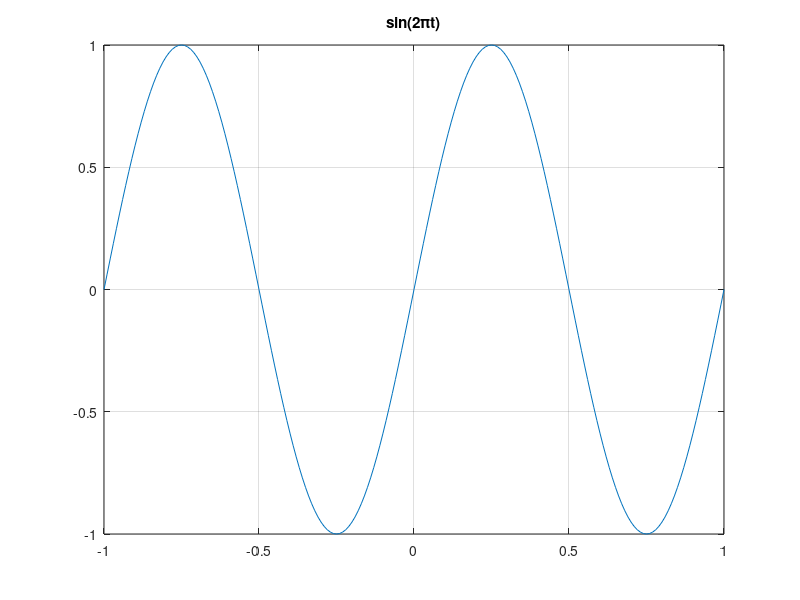
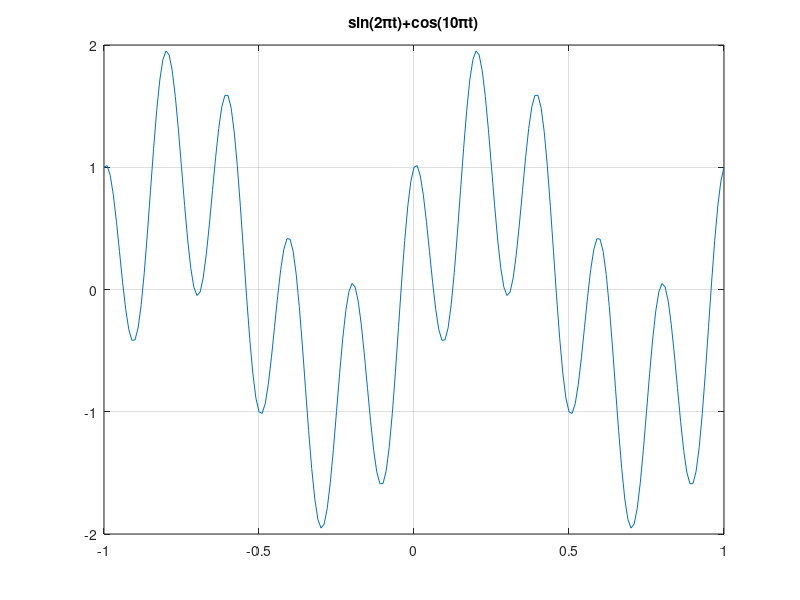
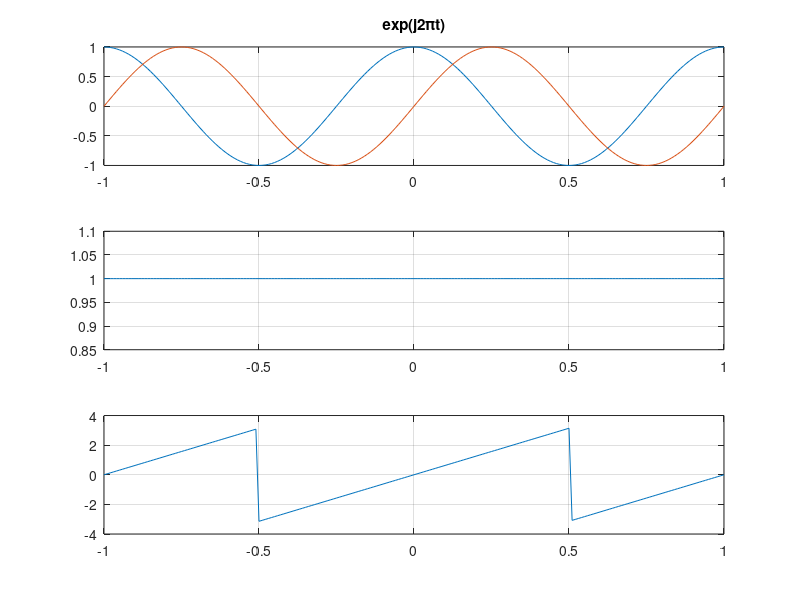
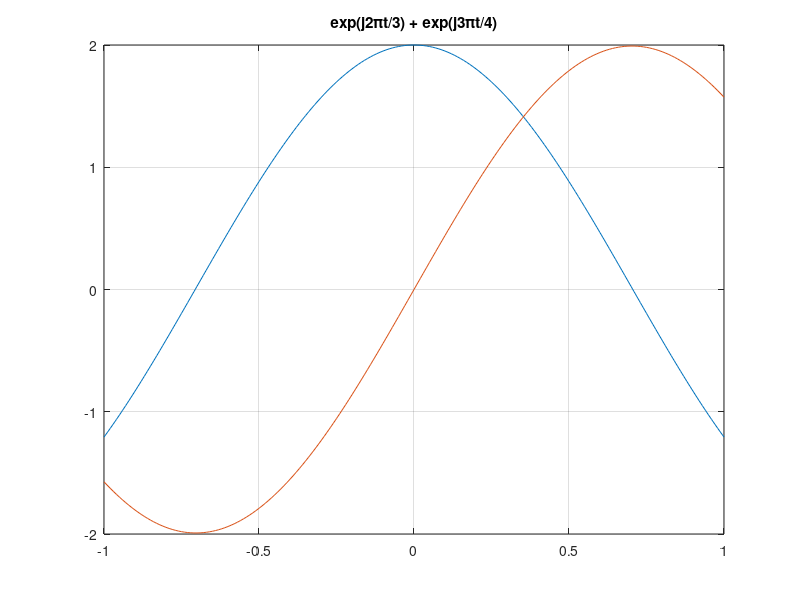

The MATLAB script that drew these images, in order:
clc 
clear all
close all

t= -1:0.01:1;

%(i)
y1= sin(2*pi*t);
plot(t,y1)
title("sin(2πt)")
grid on

%(ii)
y2= sin(2*pi*t) + cos(2*pi*5*t);
figure
plot(t,y2)
title("sin(2πt)+cos(10πt)")
grid on

%(iii)
y3= exp(j*pi*2*t);
figure
subplot(3,1,1)
plot(t,real(y3) , t,imag(y3))
title("exp(j2πt)")
grid on

%extra
y3a= abs(y3);
subplot(3,1,2)
plot(t,y3a)
grid on

%extra
y3b= angle(y3);
subplot(3,1,3)
plot(t,y3b)
grid on

%(iv)
y4= exp(j*pi*(2/3)*t) + exp(j*pi*(3/4)*t);
figure
plot(t,real(y4) , t,imag(y4))
title("exp(j2πt/3) + exp(j3πt/4)")
grid on
